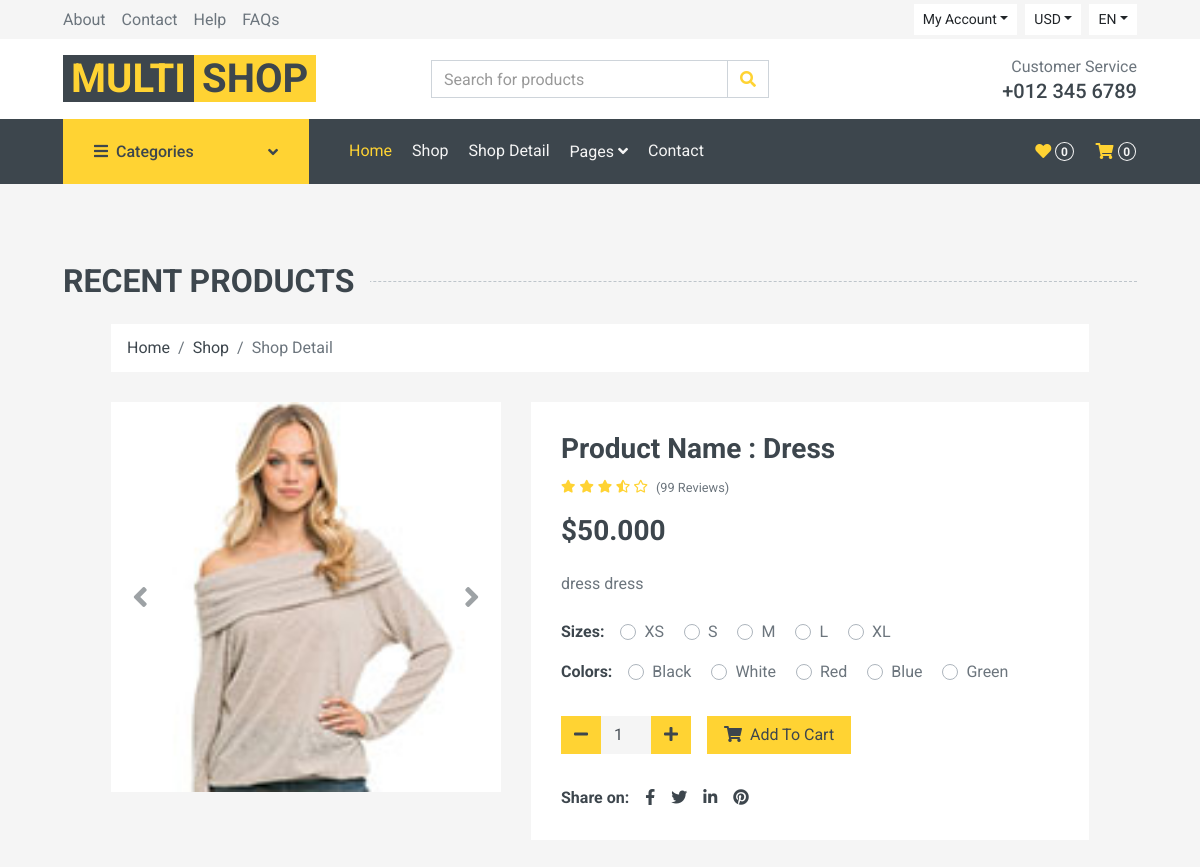
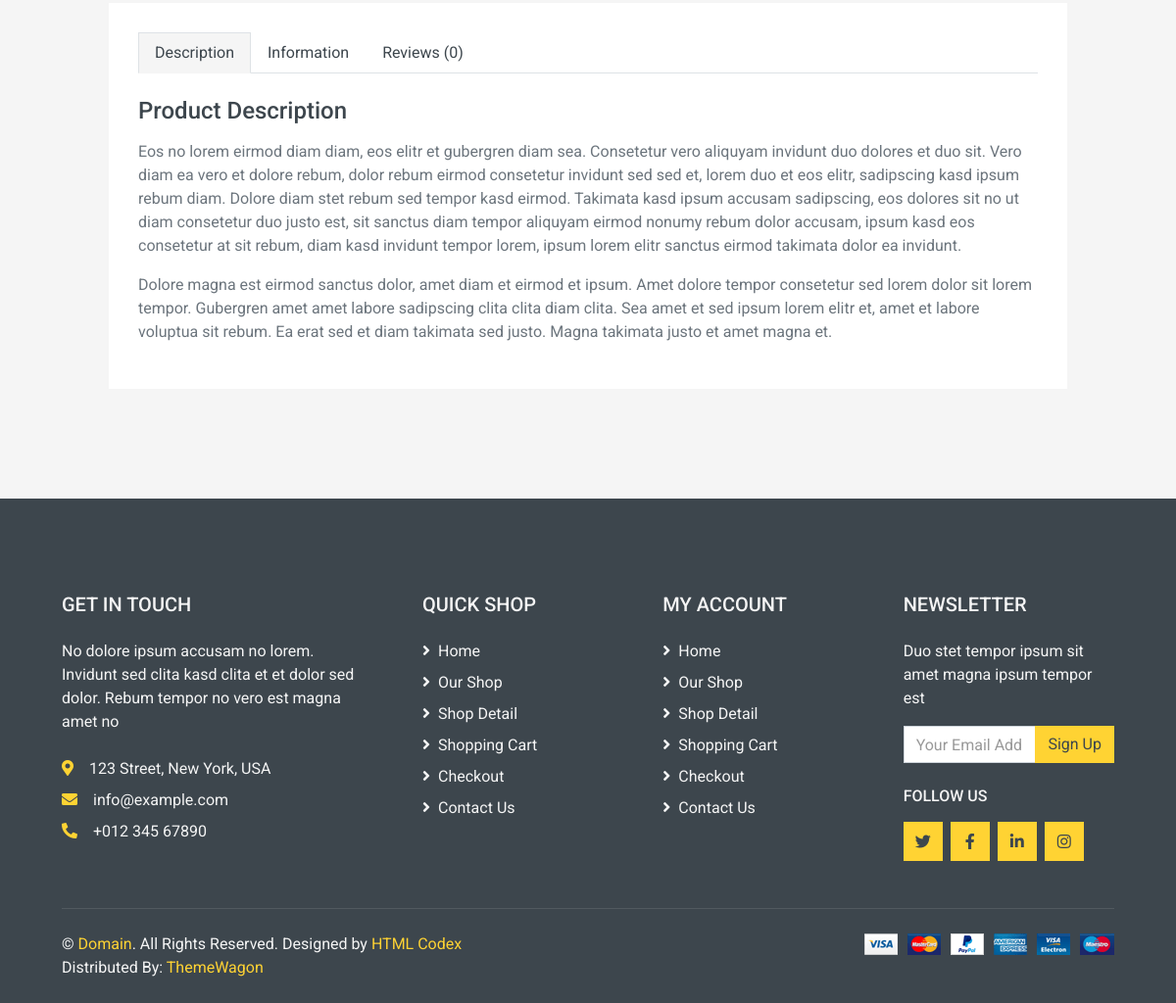
The app's page /product/dress/ with its own data (2 pictures, top to bottom).
### store/models.py (models this page shows, shortened)
class Product(models.Model):
    category = models.ForeignKey(Category, related_name='product', on_delete=models.CASCADE)
    created_by = models.ForeignKey(settings.AUTH_USER_MODEL, related_name='product_creator', on_delete=models.CASCADE)
    title = models.CharField(max_length=255)
    author = models.CharField(max_length=50, default='admin')
    description = models.TextField(blank=True)
    image = models.ImageField(upload_to='images/')
    slug = models.SlugField(max_length=255)
    price = models.DecimalField(max_digits=6, decimal_places=3)
    in_stock = models.BooleanField(default=True)
    is_active = models.BooleanField(default=True)
    created = models.DateField(auto_now_add=True)
    updated = models.DateField(auto_now=True)
    objects = models.Manager()
    products = ProductManager()
    class Meta:
        verbose_name_plural = 'Products'
        ordering = ('-created',)

### store/views.py (the view)
# urls.py: path("product/<slug:slug>/", views.product_details, name="product_details"),
def product_details(request, slug):
    product_details = get_object_or_404(Product, slug=slug, in_stock=True)
    return render(request, 'store/details.html', {'product_details':product_details})

### cart/cart.py (called while the page is built)
   def __len__(self):
        return sum(item['qty'] for item in self.cart.values())

### cart/context_processors.py (called while the page is built)
def cart(request):
    return{'cart':Cart(request)}

### store/context_processors.py (called while the page is built)
def categories(request):
    return {
        'categories':Category.objects.all()
    }

### store/models.py (called while the page is built)
    def get_absolute_url(self):
        return reverse("store:category_products", args=[self.slug])

### templates/store/details.html (shortened to what this page needs)
{% extends 'store/base.html' %}
{% load static %}
{% block content %}
<div class="container-fluid pt-5 pb-3">
    <h2 class="section-title position-relative text-uppercase mx-xl-5 mb-4"><span class="bg-secondary pr-3">Recent Products</span></h2>
    <div class="row px-xl-5">
    <div class="container-fluid">
        <div class="row px-xl-5">
            <div class="col-12">
                <nav class="breadcrumb bg-light mb-30">
                    <a class="breadcrumb-item text-dark" href="#">Home</a>
                    <a class="breadcrumb-item text-dark" href="#">Shop</a>
                    <span class="breadcrumb-item active">Shop Detail</span>
                </nav>
            </div>
        </div>
    </div>
    <div class="container-fluid pb-5">
        <div class="row px-xl-5">
            <div class="col-lg-5 mb-30">
                <div id="product-carousel" class="carousel slide" data-ride="carousel">
                    <div class="carousel-inner bg-light">
                        <div class="carousel-item active">
                            <img class="w-100 h-100" src="{{ product_details.image.url }}" alt="Image">
                        </div>
                    </div>
                    <a class="carousel-control-prev" href="#product-carousel" data-slide="prev">
                        <i class="fa fa-2x fa-angle-left text-dark"></i>
                    </a>
                    <a class="carousel-control-next" href="#product-carousel" data-slide="next">
                        <i class="fa fa-2x fa-angle-right text-dark"></i>
                    </a>
                </div>
            </div>
            <div class="col-lg-7 h-auto mb-30">
                <div class="h-100 bg-light p-30">
                    <h3>Product Name : {{product_details.title| title}}</h3>
                    <div class="d-flex mb-3">
                        <div class="text-primary mr-2">
                            <small class="fas fa-star"></small>
                            <small class="fas fa-star"></small>
                            <small class="fas fa-star"></small>
                            <small class="fas fa-star-half-alt"></small>
                            <small class="far fa-star"></small>
                        </div>
                        <small class="pt-1">(99 Reviews)</small>
                    </div>
                    <h3 class="font-weight-semi-bold mb-4">${{product_details.price}}</h3>
                    <p class="mb-4">{{product_details.description |slice:":300"}}</p>
                    <div class="d-flex mb-3">
                        <strong class="text-dark mr-3">Sizes:</strong>
                        <form>
                            <div class="custom-control custom-radio custom-control-inline">
                                <label class="custom-control-label" for="size-1">XS</label>
                            </div>
                            <div class="custom-control custom-radio custom-control-inline">
                                <label class="custom-control-label" for="size-2">S</label>
                            </div>
                            <div class="custom-control custom-radio custom-control-inline">
                                <label class="custom-control-label" for="size-3">M</label>
                            </div>
                            <div class="custom-control custom-radio custom-control-inline">
                                <label class="custom-control-label" for="size-4">L</label>
                            </div>
                            <div class="custom-control custom-radio custom-control-inline">
                                <label class="custom-control-label" for="size-5">XL</label>
                            </div>
                        </form>
                    </div>
                    <div class="d-flex mb-4">
                        <strong class="text-dark mr-3">Colors:</strong>
                        <form>
                            <div class="custom-control custom-radio custom-control-inline">
                                <label class="custom-control-label" for="color-1">Black</label>
                            </div>
                            <div class="custom-control custom-radio custom-control-inline">
                                <label class="custom-control-label" for="color-2">White</label>
                            </div>
                            <div class="custom-control custom-radio custom-control-inline">
                                <label class="custom-control-label" for="color-3">Red</label>
                            </div>
                            <div class="custom-control custom-radio custom-control-inline">
                                <label class="custom-control-label" for="color-4">Blue</label>
                            </div>
                            <div class="custom-control custom-radio custom-control-inline">
                                <label class="custom-control-label" for="color-5">Green</label>
                            </div>
                        </form>
                    </div>
                    <div class="d-flex align-items-center mb-4 pt-2">
                        <div class="input-group quantity mr-3" style="width: 130px;">
                            <div class="input-group-btn">
                                <button class="btn btn-primary btn-minus">
                                    <i class="fa fa-minus"></i>
                                </button>
                            </div>
                            <input id ="quantity" type="number" class="form-control bg-secondary border-0 text-center" value="1">
                            <div class="input-group-btn">
                                <button class="btn btn-primary btn-plus">
                                    <i class="fa fa-plus"></i>
                                </button>
                            </div>
                        </div>
                        <button class="btn btn-primary px-3" id="add-button" value="{{ product_details.id }}"><i class="fa fa-shopping-cart mr-1"></i> Add To
                            Cart</button>
                    </div>
                    <div class="d-flex pt-2">
                        <strong class="text-dark mr-2">Share on:</strong>
                        <div class="d-inline-flex">
                            <a class="text-dark px-2" href="">
                                <i class="fab fa-facebook-f"></i>
                            </a>
                            <a class="text-dark px-2" href="">
                                <i class="fab fa-twitter"></i>
                            </a>
                            <a class="text-dark px-2" href="">
                                <i class="fab fa-linkedin-in"></i>
                            </a>
                            <a class="text-dark px-2" href="">
                                <i class="fab fa-pinterest"></i>
                            </a>
                        </div>
                    </div>
                </div>
            </div>
        </div>
        <div class="row px-xl-5">
            <div class="col">
                <div class="bg-light p-30">
                    <div class="nav nav-tabs mb-4">
                        <a class="nav-item nav-link text-dark active" data-toggle="tab" href="#tab-pane-1">Description</a>
                        <a class="nav-item nav-link text-dark" data-toggle="tab" href="#tab-pane-2">Information</a>
                        <a class="nav-item nav-link text-dark" data-toggle="tab" href="#tab-pane-3">Reviews (0)</a>
                    </div>
                    <div class="tab-content">
                        <div class="tab-pane fade show active" id="tab-pane-1">
                            <h4 class="mb-3">Product Description</h4>
                            <p>Eos no lorem eirmod diam diam, eos elitr et gubergren diam sea. Consetetur vero aliquyam invidunt duo dolores et duo sit. Vero diam ea vero et dolore rebum, dolor rebum eirmod consetetur invidunt sed sed et, lorem duo et eos elitr, sadipscing kasd ipsum rebum diam. Dolore diam stet rebum sed tempor kasd eirmod. Takimata kasd ipsum accusam sadipscing, eos dolores sit no ut diam consetetur duo justo est, sit sanctus diam tempor aliquyam eirmod nonumy rebum dolor accusam, ipsum kasd eos consetetur at sit rebum, diam kasd invidunt tempor lorem, ipsum lorem elitr sanctus eirmod takimata dolor ea invidunt.</p>
                            <p>Dolore magna est eirmod sanctus dolor, amet diam et eirmod et ipsum. Amet dolore tempor consetetur sed lorem dolor sit lorem tempor. Gubergren amet amet labore sadipscing clita clita diam clita. Sea amet et sed ipsum lorem elitr et, amet et labore voluptua sit rebum. Ea erat sed et diam takimata sed justo. Magna takimata justo et amet magna et.</p>
                        </div>
                    </div>
                </div>
            </div>
        </div>
    </div>
    </div>
</div>
{% endblock %}

### records on screen
Product: image (picture), title "Dress", price "50.000", description "dress dress"
